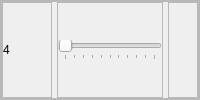
                              <widget class="QFrame" name="IR4_Frame">
                               <property name="frameShape">
                                <enum>QFrame::StyledPanel</enum>
                               </property>
                               <property name="frameShadow">
                                <enum>QFrame::Raised</enum>
                               </property>
                               <layout class="QHBoxLayout" name="horizontalLayout_68">
                                <property name="spacing">
                                 <number>0</number>
                                </property>
                                <property name="leftMargin">
                                 <number>0</number>
                                </property>
                                <property name="topMargin">
                                 <number>0</number>
                                </property>
                                <property name="rightMargin">
                                 <number>0</number>
                                </property>
                                <property name="bottomMargin">
                                 <number>0</number>
                                </property>
                                <item>
                                 <widget class="QFrame" name="IR4_frame">
                                  <property name="frameShape">
                                   <enum>QFrame::StyledPanel</enum>
                                  </property>
                                  <property name="frameShadow">
                                   <enum>QFrame::Raised</enum>
                                  </property>
                                  <layout class="QHBoxLayout" name="horizontalLayout_52">
                                   <property name="spacing">
                                    <number>5</number>
                                   </property>
                                   <property name="leftMargin">
                                    <number>0</number>
                                   </property>
                                   <property name="topMargin">
                                    <number>0</number>
                                   </property>
                                   <property name="rightMargin">
                                    <number>0</number>
                                   </property>
                                   <property name="bottomMargin">
                                    <number>0</number>
                                   </property>
                                   <item>
                                    <widget class="QFrame" name="IR4_Display_frame">
                                     <property name="minimumSize">
                                      <size>
                                       <width>50</width>
                                       <height>0</height>
                                      </size>
                                     </property>
                                     <property name="maximumSize">
                                      <size>
                                       <width>50</width>
                                       <height>16777215</height>
                                      </size>
                                     </property>
                                     <property name="frameShape">
                                      <enum>QFrame::StyledPanel</enum>
                                     </property>
                                     <property name="frameShadow">
                                      <enum>QFrame::Raised</enum>
                                     </property>
                                     <layout class="QHBoxLayout" name="IR4_toggleButton_layout">
                                      <property name="spacing">
                                       <number>0</number>
                                      </property>
                                      <property name="leftMargin">
                                       <number>0</number>
                                      </property>
                                      <property name="topMargin">
                                       <number>0</number>
                                      </property>
                                      <property name="rightMargin">
                                       <number>0</number>
                                      </property>
                                      <property name="bottomMargin">
                                       <number>0</number>
                                      </property>
                                      <item>
                                       <widget class="QLabel" name="IR4_label">
                                        <property name="minimumSize">
                                         <size>
                                          <width>0</width>
                                          <height>0</height>
                                         </size>
                                        </property>
                                        <property name="maximumSize">
                                         <size>
                                          <width>125</width>
                                          <height>16777215</height>
                                         </size>
                                        </property>
                                        <property name="text">
                                         <string>4</string>
                                        </property>
                                        <property name="alignment">
                                         <set>Qt::AlignLeading|Qt::AlignLeft|Qt::AlignVCenter</set>
                                        </property>
                                       </widget>
                                      </item>
                                     </layout>
                                    </widget>
                                   </item>
                                   <item>
                                    <widget class="QFrame" name="IR4_Slider_frame">
                                     <property name="maximumSize">
                                      <size>
                                       <width>225</width>
                                       <height>16777215</height>
                                      </size>
                                     </property>
                                     <property name="frameShape">
                                      <enum>QFrame::StyledPanel</enum>
                                     </property>
                                     <property name="frameShadow">
                                      <enum>QFrame::Raised</enum>
                                     </property>
                                     <layout class="QHBoxLayout" name="horizontalLayout_53">
                                      <property name="spacing">
                                       <number>0</number>
                                      </property>
                                      <property name="leftMargin">
                                       <number>0</number>
                                      </property>
                                      <property name="topMargin">
                                       <number>0</number>
                                      </property>
                                      <property name="rightMargin">
                                       <number>0</number>
                                      </property>
                                      <property name="bottomMargin">
                                       <number>0</number>
                                      </property>
                                      <item>
                                       <widget class="QSlider" name="IR4_Slider">
                                        <property name="maximum">
                                         <number>100</number>
                                        </property>
                                        <property name="sliderPosition">
                                         <number>0</number>
                                        </property>
                                        <property name="orientation">
                                         <enum>Qt::Horizontal</enum>
                                        </property>
                                        <property name="tickPosition">
                                         <enum>QSlider::TicksBelow</enum>
                                        </property>
                                        <property name="tickInterval">
                                         <number>10</number>
                                        </property>
                                       </widget>
                                      </item>
                                     </layout>
                                    </widget>
                                   </item>
                                   <item>
                                    <widget class="QFrame" name="IR4_value_frame">
                                     <property name="minimumSize">
                                      <size>
                                       <width>30</width>
                                       <height>0</height>
                                      </size>
                                     </property>
                                     <property name="maximumSize">
                                      <size>
                                       <width>30</width>
                                       <height>16777215</height>
                                      </size>
                                     </property>
                                     <property name="frameShape">
                                      <enum>QFrame::StyledPanel</enum>
                                     </property>
                                     <property name="frameShadow">
                                      <enum>QFrame::Raised</enum>
                                     </property>
                                     <layout class="QHBoxLayout" name="horizontalLayout_54">
                                      <property name="spacing">
                                       <number>0</number>
                                      </property>
                                      <property name="leftMargin">
                                       <number>0</number>
                                      </property>
                                      <property name="topMargin">
                                       <number>0</number>
                                      </property>
                                      <property name="rightMargin">
                                       <number>0</number>
                                      </property>
                                      <property name="bottomMargin">
                                       <number>0</number>
                                      </property>
                                      <item>
                                       <widget class="QLabel" name="IR4_Value">
                                        <property name="minimumSize">
                                         <size>
                                          <width>0</width>
                                          <height>0</height>
                                         </size>
                                        </property>
                                        <property name="maximumSize">
                                         <size>
                                          <width>16777215</width>
                                          <height>16777215</height>
                                         </size>
                                        </property>
                                        <property name="text">
                                         <string/>
                                        </property>
                                        <property name="alignment">
                                         <set>Qt::AlignCenter</set>
                                        </property>
                                       </widget>
                                      </item>
                                     </layout>
                                    </widget>
                                   </item>
                                  </layout>
                                 </widget>
                                </item>
                               </layout>
                              </widget>
